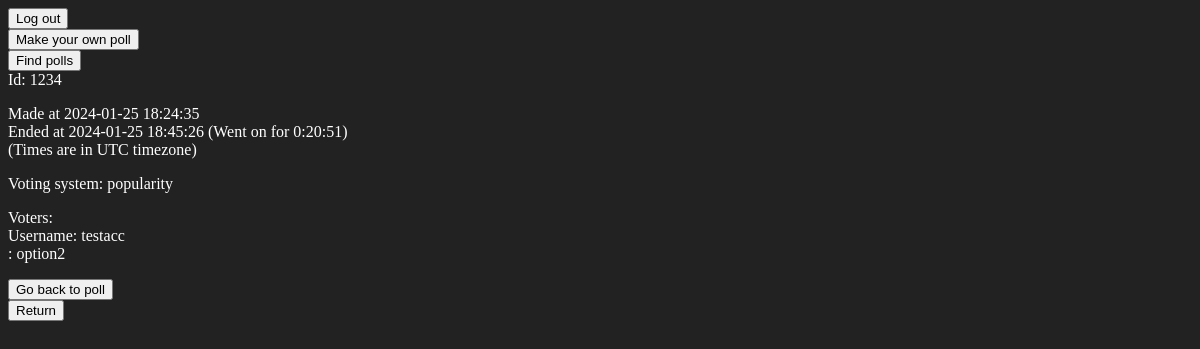
The app's page /main/polls/1234/more, older data.
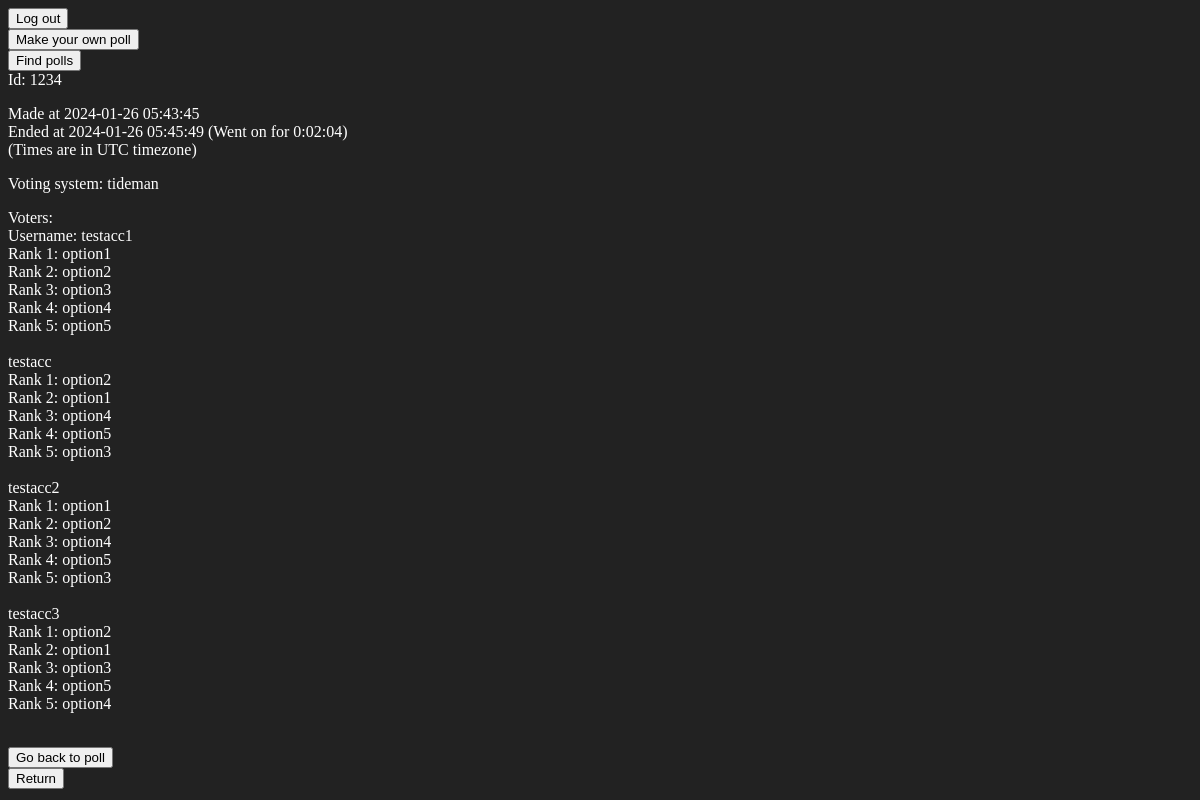
The same page, newer data.
### app.py (models this page shows)
class Polls(db.Model):
    pollId = db.Column(db.String, primary_key=True, unique = True)
    creator = db.Column(db.String(20))
    pollname = db.Column(db.String)
    pollDescription = db.Column(db.String)
    pollQuestion = db.Column(db.String) #index 4
    privacyMode = db.Column(db.String)
    votingMode = db.Column(db.String)
    pollStart = db.Column(db.DateTime)
    publicity = db.Column(db.Boolean)
    pollTime = db.Column(db.DateTime) #index 9
    pollManual = db.Column(db.Boolean)
    currentWinner = db.Column(db.String)
    NumofOptions = db.Column(db.Integer)
    needPassword = db.Column(db.Boolean)
    password = db.Column(db.String(200)) #index14
    ongoing = db.Column(db.Boolean)
    option1 = db.Column(db.String) #index 16
    option1exp = db.Column(db.String)
    option2 = db.Column(db.String)
    option2exp = db.Column(db.String)
    option3 = db.Column(db.String)
    option3exp = db.Column(db.String)
    option4 = db.Column(db.String)
    option4exp = db.Column(db.String)
    option5 = db.Column(db.String)
    option5exp = db.Column(db.String)
    option6 = db.Column(db.String)
    option6exp = db.Column(db.String)
    option7 = db.Column(db.String)
    option7exp = db.Column(db.String)
    option8 = db.Column(db.String)
    option8exp = db.Column(db.String)
    option9 = db.Column(db.String)
    option9exp = db.Column(db.String)
    option10 = db.Column(db.String)
    option10exp = db.Column(db.String)
    minscore = db.Column(db.Integer) #index 36
    maxscore = db.Column(db.Integer)

class Users(UserMixin, db.Model):
    id = db.Column(db.Integer, primary_key=True)
    username = db.Column(db.String(20), unique=True)
    password = db.Column(db.String(200))
    email = db.Column(db.String(256))

class Votes(db.Model):
    Counter = db.Column(db.Integer, primary_key = True, unique = True)
    Userid = db.Column(db.Integer)
    pollid = db.Column(db.String)
    voteoption = db.Column(db.String)
    score = db.Column(db.Integer)

class Tideman(db.Model):
    Counter = db.Column(db.Integer, primary_key = True, unique = True)
    Userid = db.Column(db.Integer)
    pollid = db.Column(db.String)
    rank1 = db.Column(db.String)  #index 4
    rank2 = db.Column(db.String)
    rank3 = db.Column(db.String)
    rank4 = db.Column(db.String)
    rank5 = db.Column(db.String)
    rank6 = db.Column(db.String)
    rank7 = db.Column(db.String)
    rank8 = db.Column(db.String)
    rank9 = db.Column(db.String)
    rank10 = db.Column(db.String)

### app.py (the view, shortened to what this page needs)
@login_required
@app.route("/main/polls/<pollId>/more", methods = ["GET", "POST"])
def pollmore(pollId):
    connect = engine.connect().execute(text("SELECT * FROM Polls WHERE pollid = :pollid"), {'pollid': pollId}).fetchone()
    votetype = connect.votingMode
    num = connect.NumofOptions
    if request.method == "GET":
        privacy = (getpoll(engine, pollId))[5]
        match privacy:
            case "Hide":
                mode = 1
            case "ShowHalf":
                mode = 2
            case "Show":
                mode = 3
        time = engine.connect().execute(text("SELECT pollStart from Polls where pollid = :pollid"), {'pollid': pollId}).fetchone()
        start = datetime.strptime(time.pollStart, '%Y-%m-%d %H:%M:%S.%f')
        ended = datetime.strptime(gettime(engine, pollId), '%Y-%m-%d %H:%M:%S.%f')
        ongoing  =  ended - start
        info =  whovoted(engine, pollId, votetype)
        placeholder = []
        scores = []
        return render_template("polldetails.html", mode = mode, pollId = pollId, info = info, start = str(start)[:-7], ended = str(ended)[:-7], ongoing = str(ongoing)[:-7], votetype = votetype, scores = scores, num = num)
    if request.method == "POST":
        if request.form.get("back") is not None:
            return redirect(url_for("pollDisplay", pollId = pollId))

### app.py (called while the page is built)
@app.after_request
def after_request(r):
    r.headers["Cache-Control"] = "no-cache, no-store, must-revalidate"
    r.headers["Expires"] = 0
    r.headers["Pragma"] = "no-cache"
    return r

### voting.py (called while the page is built)
def getpoll(engine, pollId):
    ID = pollId.lower()
    with engine.connect() as connection:
        getDetails = connection.execute(text("SELECT * FROM polls WHERE LOWER(pollId) = :pollId LIMIT 1"), {'pollId': ID}).fetchone()
        details = list(getDetails)
        return details

def gettime(engine, pollid):
    with engine.connect() as connection:
        time = connection.execute(text("SELECT pollTime from Polls where pollid = :pollid"), {'pollid': pollid}).fetchone()
        end = time.pollTime
    return end

### templates/polldetails.html
{% extends "content.html" %}
{% block maincontent %}
<div id = "topmore">
Id: {{pollId}} <br>
</div>
<p>
Made at {{start}}  <br>
Ended at {{ended}}
(Went on for {{ongoing}})<br>
(Times are in UTC timezone)
</p>
Voting system: {{votetype}} <br>
{% if mode >= 2 %}
<p>
Voters:
<br>
Username:
{% for i in range(info|length) %}
{% if votetype == "score" %}
{{info[i]}}
{% else %}
{{info[i][1]}}
{% endif %}
<br>
{% if mode >= 3 %}
{% if votetype == "popularity" %}
: {{info[i][3]}}
{% elif votetype == "score" %}
{% for k in range(num|int) %}
    Option {{k+1}}: {{scores[i][k]}} points
    <br>
{% endfor %}
{% elif votetype == "tideman" %}
{% for k in range (num|int) %}
    Rank {{k+1}}: {{info[i][k+3]}}
    <br>
{% endfor %}
<br>
{% endif %}
{% endif %}
{% endfor %}
</p>
{% endif %}
<form action = "/main/polls/{{pollId}}/more" method = "post">
    <button name = "back" type = "submit">Go back to poll</button>
</form>
{% endblock %}

Row changes from the older to the newer data that the page shows:
removed Votes: voteoption "option2"
changed Polls: votingMode "popularity" → "tideman"
now on this page (row edited): Users: username "testacc1"
now on this page (row edited): Tideman: rank1 "option1" "option2" "option3" "option4" "option5"
now on this page (row edited): Tideman: rank1 "option2" "option1" "option4" "option5" "option3"
added Users: username "testacc2"
added Tideman: rank1 "option1" "option2" "option4" "option5" "option3"
added Users: username "testacc3"
added Tideman: rank1 "option2" "option1" "option3" "option5" "option4"
Text that changed along with them:
{{ start }}: "2024-01-25 18:24:35" → "2024-01-26 05:43:45"
{{ ended }}: "2024-01-25 18:45:26" → "2024-01-26 05:45:49"
{{ ongoing }}: "0:20:51" → "0:02:04"
new list line: "Rank 1 : Rank 2 : Rank 3 : Rank 4 : Rank 5 :"
new list line: "testacc"
list line gone: "testacc"
